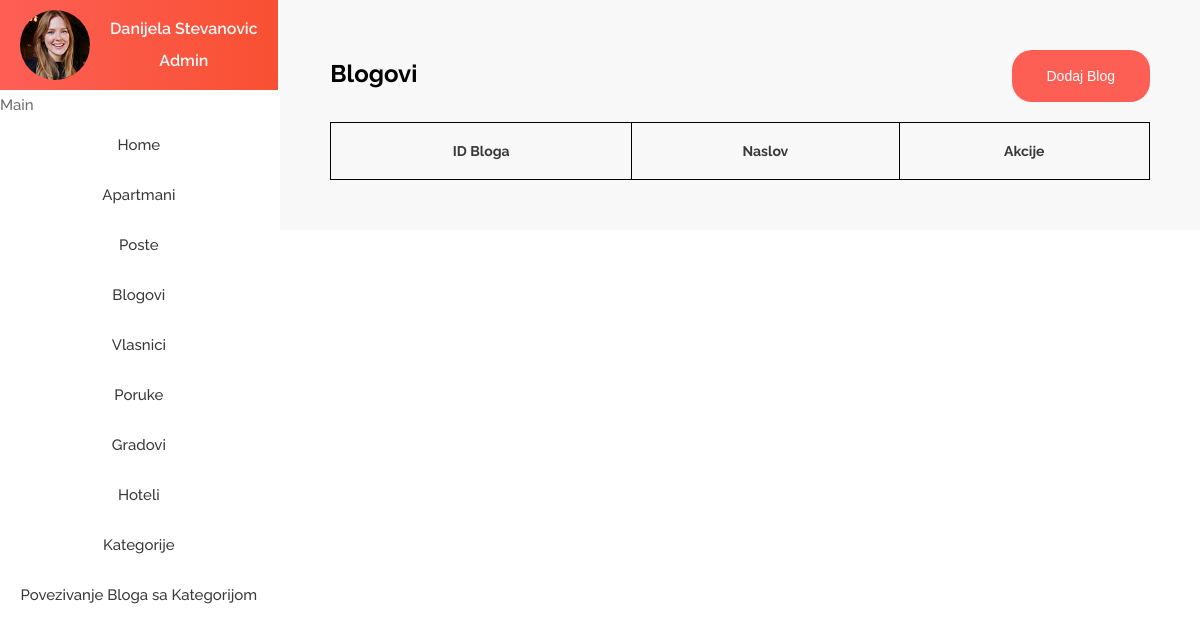
Page /cms/showBlog.php on the earlier database version.
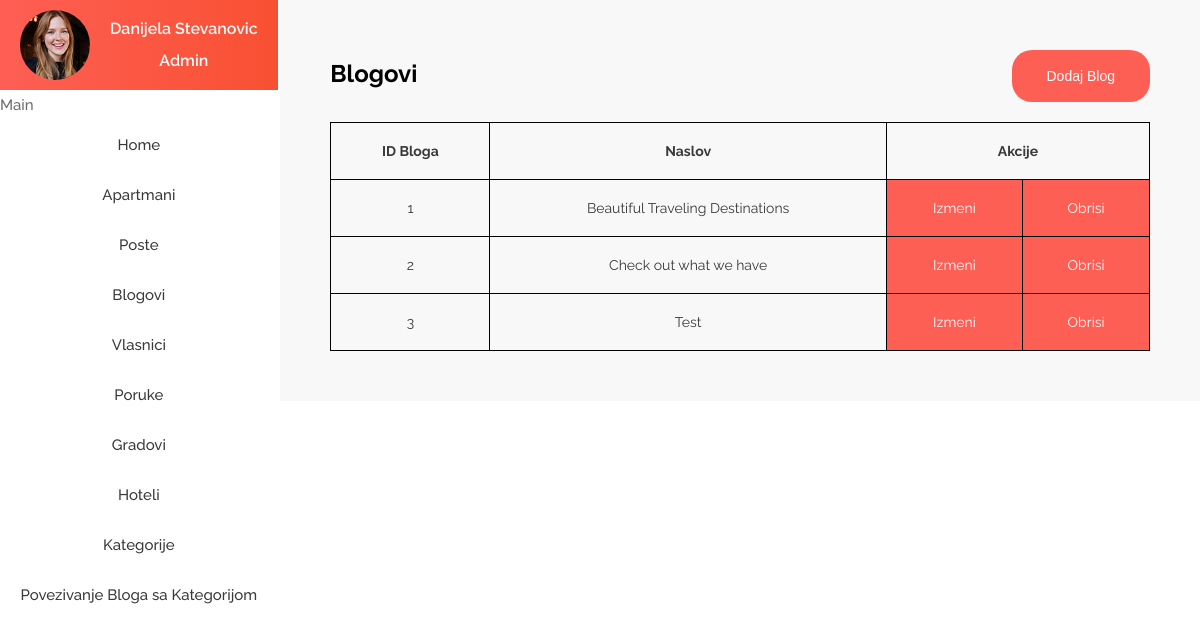
Same page on the later database version.
### tables this page shows
CREATE TABLE `blogovi` (
  `id_blog` int(11) NOT NULL,
  `naslov` text DEFAULT NULL,
  `datum` date DEFAULT NULL,
  `sadrzaj` text DEFAULT NULL,
  `pozadina` text NOT NULL,
  `tagovi` text NOT NULL
);

### cms/showBlog.php (the view, shortened to what this page needs)
<?php
include "../includes/header.php";
include "includes/admin_side.php";
include "funkcije.php";
$query = 'SELECT `id_blog`, `naslov` FROM `blogovi`';
$res = mysqli_query($con, $query);
?>
<div class="admin__content">
    <div class="apartmani">
        <div class="apartmani__tekst">
            <span class="span-bold">Blogovi</span>
            <button class="btn" onclick="window.location.href='addBlog'">Dodaj Blog</button>
        </div>
        <table class="apartmani__table">
            <tr>
                <th>ID Bloga</th>
                <th>Naslov</th>
                <th colspan="2">Akcije</th>
            </tr>
            <?php
            while ($row = mysqli_fetch_assoc($res)) {
                $id = $row['id_blog'];
                $naslov = $row['naslov'];
            ?>
                <tr>
                    <td><?php echo $id ?></td>
                    <td><?php echo $naslov ?></td>
                    <?php addAkcije('editBlog', $id) ?>
                </tr>
            <?php } ?>
        </table>
    </div>
</div>

### cms/funkcije.php (shortened to what this page needs)
<?php
function addAkcije($location, $id)
{
?>
    <td class="admin__td"><a onclick="window.location.href = `<?php echo $location ?>.php?id=${<?php echo $id ?>}`" href="#" class="admin__akcije">Izmeni</a></td>
    <td class="admin__td"><a onclick="window.location.href = `?id=${<?php echo $id ?>}`" href="#" class="admin__akcije">Obrisi</a></td>
    <?php
}
    ?>

Differences in the rows shown:
added blogovi: id_blog "1", naslov "Beautiful Traveling Destinations"
added blogovi: id_blog "2", naslov "Check out what we have"
added blogovi: id_blog "3", naslov "Test"
